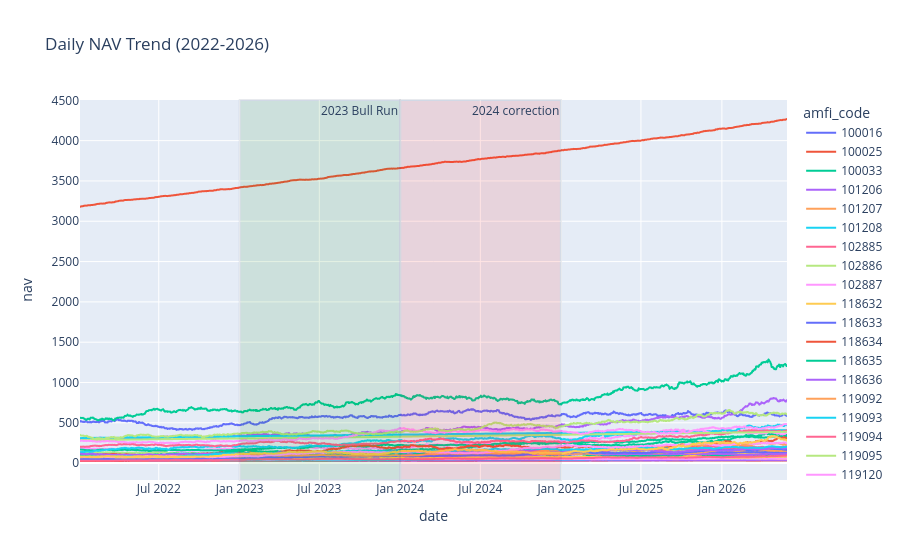

Source (notebook cell):
### Code cell
fig = px.line(nav , x = 'date',y = 'nav',color = 'amfi_code', title="Daily NAV Trend (2022-2026)")

fig.add_vrect(
    x0 = '2023-1-1',
    x1 = '2023-12-31',
    annotation_text = '2023 Bull Run',
    fillcolor = 'green',
    opacity = 0.1
)

fig.add_vrect(
    x0 = '2024-1-1',
    x1 = '2024-12-31',
    annotation_text = '2024 correction',
    fillcolor = 'red',
    opacity = 0.1
)
fig.write_image("../charts/nav_trend.png")

fig.show()

### Figure 1 — Plotly figure (JSON) as saved in the notebook; plotly's stock layout.template omitted (floating-point values rounded to 4 significant figures; data arrays with more than 128 entries replaced by an {"elided": "..."} marker saying what was removed)
{"data": [{"hovertemplate": "amfi_code=100016<br>date=%{x}<br>nav=%{y}<extra></extra>", "legendgroup": "100016", "line": {"color": "#636efa", "dash": "solid"}, "marker": {"symbol": "circle"}, "mode": "lines", "name": "100016", "showlegend": true, "type": "scattergl", "x": {"elided": "1150 str values"}, "xaxis": "x", "y": {"elided": "1150 float values"}, "yaxis": "y"}, {"hovertemplate": "amfi_code=100025<br>date=%{x}<br>nav=%{y}<extra></extra>", "legendgroup": "100025", "line": {"color": "#EF553B", "dash": "solid"}, "marker": {"symbol": "circle"}, "mode": "lines", "name": "100025", "showlegend": true, "type": "scattergl", "x": {"elided": "1150 str values"}, "xaxis": "x", "y": {"elided": "1150 float values"}, "yaxis": "y"}, {"hovertemplate": "amfi_code=100033<br>date=%{x}<br>nav=%{y}<extra></extra>", "legendgroup": "100033", "line": {"color": "#00cc96", "dash": "solid"}, "marker": {"symbol": "circle"}, "mode": "lines", "name": "100033", "showlegend": true, "type": "scattergl", "x": {"elided": "1150 str values"}, "xaxis": "x", "y": {"elided": "1150 float values"}, "yaxis": "y"}, {"hovertemplate": "amfi_code=101206<br>date=%{x}<br>nav=%{y}<extra></extra>", "legendgroup": "101206", "line": {"color": "#ab63fa", "dash": "solid"}, "marker": {"symbol": "circle"}, "mode": "lines", "name": "101206", "showlegend": true, "type": "scattergl", "x": {"elided": "1150 str values"}, "xaxis": "x", "y": {"elided": "1150 float values"}, "yaxis": "y"}, {"hovertemplate": "amfi_code=101207<br>date=%{x}<br>nav=%{y}<extra></extra>", "legendgroup": "101207", "line": {"color": "#FFA15A", "dash": "solid"}, "marker": {"symbol": "circle"}, "mode": "lines", "name": "101207", "showlegend": true, "type": "scattergl", "x": {"elided": "1150 str values"}, "xaxis": "x", "y": {"elided": "1150 float values"}, "yaxis": "y"}, {"hovertemplate": "amfi_code=101208<br>date=%{x}<br>nav=%{y}<extra></extra>", "legendgroup": "101208", "line": {"color": "#19d3f3", "dash": "solid"}, "marker": {"symbol": "circle"}, "mode": "lines", "name": "101208", "showlegend": true, "type": "scattergl", "x": {"elided": "1150 str values"}, "xaxis": "x", "y": {"elided": "1150 float values"}, "yaxis": "y"}, {"hovertemplate": "amfi_code=102885<br>date=%{x}<br>nav=%{y}<extra></extra>", "legendgroup": "102885", "line": {"color": "#FF6692", "dash": "solid"}, "marker": {"symbol": "circle"}, "mode": "lines", "name": "102885", "showlegend": true, "type": "scattergl", "x": {"elided": "1150 str values"}, "xaxis": "x", "y": {"elided": "1150 float values"}, "yaxis": "y"}, {"hovertemplate": "amfi_code=102886<br>date=%{x}<br>nav=%{y}<extra></extra>", "legendgroup": "102886", "line": {"color": "#B6E880", "dash": "solid"}, "marker": {"symbol": "circle"}, "mode": "lines", "name": "102886", "showlegend": true, "type": "scattergl", "x": {"elided": "1150 str values"}, "xaxis": "x", "y": {"elided": "1150 float values"}, "yaxis": "y"}, {"hovertemplate": "amfi_code=102887<br>date=%{x}<br>nav=%{y}<extra></extra>", "legendgroup": "102887", "line": {"color": "#FF97FF", "dash": "solid"}, "marker": {"symbol": "circle"}, "mode": "lines", "name": "102887", "showlegend": true, "type": "scattergl", "x": {"elided": "1150 str values"}, "xaxis": "x", "y": {"elided": "1150 float values"}, "yaxis": "y"}, {"hovertemplate": "amfi_code=118632<br>date=%{x}<br>nav=%{y}<extra></extra>", "legendgroup": "118632", "line": {"color": "#FECB52", "dash": "solid"}, "marker": {"symbol": "circle"}, "mode": "lines", "name": "118632", "showlegend": true, "type": "scattergl", "x": {"elided": "1150 str values"}, "xaxis": "x", "y": {"elided": "1150 float values"}, "yaxis": "y"}, {"hovertemplate": "amfi_code=118633<br>date=%{x}<br>nav=%{y}<extra></extra>", "legendgroup": "118633", "line": {"color": "#636efa", "dash": "solid"}, "marker": {"symbol": "circle"}, "mode": "lines", "name": "118633", "showlegend": true, "type": "scattergl", "x": {"elided": "1150 str values"}, "xaxis": "x", "y": {"elided": "1150 float values"}, "yaxis": "y"}, {"hovertemplate": "amfi_code=118634<br>date=%{x}<br>nav=%{y}<extra></extra>", "legendgroup": "118634", "line": {"color": "#EF553B", "dash": "solid"}, "marker": {"symbol": "circle"}, "mode": "lines", "name": "118634", "showlegend": true, "type": "scattergl", "x": {"elided": "1150 str values"}, "xaxis": "x", "y": {"elided": "1150 float values"}, "yaxis": "y"}, {"hovertemplate": "amfi_code=118635<br>date=%{x}<br>nav=%{y}<extra></extra>", "legendgroup": "118635", "line": {"color": "#00cc96", "dash": "solid"}, "marker": {"symbol": "circle"}, "mode": "lines", "name": "118635", "showlegend": true, "type": "scattergl", "x": {"elided": "1150 str values"}, "xaxis": "x", "y": {"elided": "1150 float values"}, "yaxis": "y"}, {"hovertemplate": "amfi_code=118636<br>date=%{x}<br>nav=%{y}<extra></extra>", "legendgroup": "118636", "line": {"color": "#ab63fa", "dash": "solid"}, "marker": {"symbol": "circle"}, "mode": "lines", "name": "118636", "showlegend": true, "type": "scattergl", "x": {"elided": "1150 str values"}, "xaxis": "x", "y": {"elided": "1150 float values"}, "yaxis": "y"}, {"hovertemplate": "amfi_code=119092<br>date=%{x}<br>nav=%{y}<extra></extra>", "legendgroup": "119092", "line": {"color": "#FFA15A", "dash": "solid"}, "marker": {"symbol": "circle"}, "mode": "lines", "name": "119092", "showlegend": true, "type": "scattergl", "x": {"elided": "1150 str values"}, "xaxis": "x", "y": {"elided": "1150 float values"}, "yaxis": "y"}, {"hovertemplate": "amfi_code=119093<br>date=%{x}<br>nav=%{y}<extra></extra>", "legendgroup": "119093", "line": {"color": "#19d3f3", "dash": "solid"}, "marker": {"symbol": "circle"}, "mode": "lines", "name": "119093", "showlegend": true, "type": "scattergl", "x": {"elided": "1150 str values"}, "xaxis": "x", "y": {"elided": "1150 float values"}, "yaxis": "y"}, {"hovertemplate": "amfi_code=119094<br>date=%{x}<br>nav=%{y}<extra></extra>", "legendgroup": "119094", "line": {"color": "#FF6692", "dash": "solid"}, "marker": {"symbol": "circle"}, "mode": "lines", "name": "119094", "showlegend": true, "type": "scattergl", "x": {"elided": "1150 str values"}, "xaxis": "x", "y": {"elided": "1150 float values"}, "yaxis": "y"}, {"hovertemplate": "amfi_code=119095<br>date=%{x}<br>nav=%{y}<extra></extra>", "legendgroup": "119095", "line": {"color": "#B6E880", "dash": "solid"}, "marker": {"symbol": "circle"}, "mode": "lines", "name": "119095", "showlegend": true, "type": "scattergl", "x": {"elided": "1150 str values"}, "xaxis": "x", "y": {"elided": "1150 float values"}, "yaxis": "y"}, {"hovertemplate": "amfi_code=119120<br>date=%{x}<br>nav=%{y}<extra></extra>", "legendgroup": "119120", "line": {"color": "#FF97FF", "dash": "solid"}, "marker": {"symbol": "circle"}, "mode": "lines", "name": "119120", "showlegend": true, "type": "scattergl", "x": {"elided": "1150 str values"}, "xaxis": "x", "y": {"elided": "1150 float values"}, "yaxis": "y"}, {"hovertemplate": "amfi_code=119551<br>date=%{x}<br>nav=%{y}<extra></extra>", "legendgroup": "119551", "line": {"color": "#FECB52", "dash": "solid"}, "marker": {"symbol": "circle"}, "mode": "lines", "name": "119551", "showlegend": true, "type": "scattergl", "x": {"elided": "1150 str values"}, "xaxis": "x", "y": {"elided": "1150 float values"}, "yaxis": "y"}, {"hovertemplate": "amfi_code=119552<br>date=%{x}<br>nav=%{y}<extra></extra>", "legendgroup": "119552", "line": {"color": "#636efa", "dash": "solid"}, "marker": {"symbol": "circle"}, "mode": "lines", "name": "119552", "showlegend": true, "type": "scattergl", "x": {"elided": "1150 str values"}, "xaxis": "x", "y": {"elided": "1150 float values"}, "yaxis": "y"}, {"hovertemplate": "amfi_code=119598<br>date=%{x}<br>nav=%{y}<extra></extra>", "legendgroup": "119598", "line": {"color": "#EF553B", "dash": "solid"}, "marker": {"symbol": "circle"}, "mode": "lines", "name": "119598", "showlegend": true, "type": "scattergl", "x": {"elided": "1150 str values"}, "xaxis": "x", "y": {"elided": "1150 float values"}, "yaxis": "y"}, {"hovertemplate": "amfi_code=119599<br>date=%{x}<br>nav=%{y}<extra></extra>", "legendgroup": "119599", "line": {"color": "#00cc96", "dash": "solid"}, "marker": {"symbol": "circle"}, "mode": "lines", "name": "119599", "showlegend": true, "type": "scattergl", "x": {"elided": "1150 str values"}, "xaxis": "x", "y": {"elided": "1150 float values"}, "yaxis": "y"}, {"hovertemplate": "amfi_code=120503<br>date=%{x}<br>nav=%{y}<extra></extra>", "legendgroup": "120503", "line": {"color": "#ab63fa", "dash": "solid"}, "marker": {"symbol": "circle"}, "mode": "lines", "name": "120503", "showlegend": true, "type": "scattergl", "x": {"elided": "1150 str values"}, "xaxis": "x", "y": {"elided": "1150 float values"}, "yaxis": "y"}, {"hovertemplate": "amfi_code=120504<br>date=%{x}<br>nav=%{y}<extra></extra>", "legendgroup": "120504", "line": {"color": "#FFA15A", "dash": "solid"}, "marker": {"symbol": "circle"}, "mode": "lines", "name": "120504", "showlegend": true, "type": "scattergl", "x": {"elided": "1150 str values"}, "xaxis": "x", "y": {"elided": "1150 float values"}, "yaxis": "y"}, {"hovertemplate": "amfi_code=120505<br>date=%{x}<br>nav=%{y}<extra></extra>", "legendgroup": "120505", "line": {"color": "#19d3f3", "dash": "solid"}, "marker": {"symbol": "circle"}, "mode": "lines", "name": "120505", "showlegend": true, "type": "scattergl", "x": {"elided": "1150 str values"}, "xaxis": "x", "y": {"elided": "1150 float values"}, "yaxis": "y"}, {"hovertemplate": "amfi_code=120506<br>date=%{x}<br>nav=%{y}<extra></extra>", "legendgroup": "120506", "line": {"color": "#FF6692", "dash": "solid"}, "marker": {"symbol": "circle"}, "mode": "lines", "name": "120506", "showlegend": true, "type": "scattergl", "x": {"elided": "1150 str values"}, "xaxis": "x", "y": {"elided": "1150 float values"}, "yaxis": "y"}, {"hovertemplate": "amfi_code=120507<br>date=%{x}<br>nav=%{y}<extra></extra>", "legendgroup": "120507", "line": {"color": "#B6E880", "dash": "solid"}, "marker": {"symbol": "circle"}, "mode": "lines", "name": "120507", "showlegend": true, "type": "scattergl", "x": {"elided": "1150 str values"}, "xaxis": "x", "y": {"elided": "1150 float values"}, "yaxis": "y"}, {"hovertemplate": "amfi_code=120841<br>date=%{x}<br>nav=%{y}<extra></extra>", "legendgroup": "120841", "line": {"color": "#FF97FF", "dash": "solid"}, "marker": {"symbol": "circle"}, "mode": "lines", "name": "120841", "showlegend": true, "type": "scattergl", "x": {"elided": "1150 str values"}, "xaxis": "x", "y": {"elided": "1150 float values"}, "yaxis": "y"}, {"hovertemplate": "amfi_code=120842<br>date=%{x}<br>nav=%{y}<extra></extra>", "legendgroup": "120842", "line": {"color": "#FECB52", "dash": "solid"}, "marker": {"symbol": "circle"}, "mode": "lines", "name": "120842", "showlegend": true, "type": "scattergl", "x": {"elided": "1150 str values"}, "xaxis": "x", "y": {"elided": "1150 float values"}, "yaxis": "y"}, {"hovertemplate": "amfi_code=120843<br>date=%{x}<br>nav=%{y}<extra></extra>", "legendgroup": "120843", "line": {"color": "#636efa", "dash": "solid"}, "marker": {"symbol": "circle"}, "mode": "lines", "name": "120843", "showlegend": true, "type": "scattergl", "x": {"elided": "1150 str values"}, "xaxis": "x", "y": {"elided": "1150 float values"}, "yaxis": "y"}, {"hovertemplate": "amfi_code=120844<br>date=%{x}<br>nav=%{y}<extra></extra>", "legendgroup": "120844", "line": {"color": "#EF553B", "dash": "solid"}, "marker": {"symbol": "circle"}, "mode": "lines", "name": "120844", "showlegend": true, "type": "scattergl", "x": {"elided": "1150 str values"}, "xaxis": "x", "y": {"elided": "1150 float values"}, "yaxis": "y"}, {"hovertemplate": "amfi_code=125497<br>date=%{x}<br>nav=%{y}<extra></extra>", "legendgroup": "125497", "line": {"color": "#00cc96", "dash": "solid"}, "marker": {"symbol": "circle"}, "mode": "lines", "name": "125497", "showlegend": true, "type": "scattergl", "x": {"elided": "1150 str values"}, "xaxis": "x", "y": {"elided": "1150 float values"}, "yaxis": "y"}, {"hovertemplate": "amfi_code=125498<br>date=%{x}<br>nav=%{y}<extra></extra>", "legendgroup": "125498", "line": {"color": "#ab63fa", "dash": "solid"}, "marker": {"symbol": "circle"}, "mode": "lines", "name": "125498", "showlegend": true, "type": "scattergl", "x": {"elided": "1150 str values"}, "xaxis": "x", "y": {"elided": "1150 float values"}, "yaxis": "y"}, {"hovertemplate": "amfi_code=148567<br>date=%{x}<br>nav=%{y}<extra></extra>", "legendgroup": "148567", "line": {"color": "#FFA15A", "dash": "solid"}, "marker": {"symbol": "circle"}, "mode": "lines", "name": "148567", "showlegend": true, "type": "scattergl", "x": {"elided": "1150 str values"}, "xaxis": "x", "y": {"elided": "1150 float values"}, "yaxis": "y"}, {"hovertemplate": "amfi_code=148568<br>date=%{x}<br>nav=%{y}<extra></extra>", "legendgroup": "148568", "line": {"color": "#19d3f3", "dash": "solid"}, "marker": {"symbol": "circle"}, "mode": "lines", "name": "148568", "showlegend": true, "type": "scattergl", "x": {"elided": "1150 str values"}, "xaxis": "x", "y": {"elided": "1150 float values"}, "yaxis": "y"}, {"hovertemplate": "amfi_code=148569<br>date=%{x}<br>nav=%{y}<extra></extra>", "legendgroup": "148569", "line": {"color": "#FF6692", "dash": "solid"}, "marker": {"symbol": "circle"}, "mode": "lines", "name": "148569", "showlegend": true, "type": "scattergl", "x": {"elided": "1150 str values"}, "xaxis": "x", "y": {"elided": "1150 float values"}, "yaxis": "y"}, {"hovertemplate": "amfi_code=149322<br>date=%{x}<br>nav=%{y}<extra></extra>", "legendgroup": "149322", "line": {"color": "#B6E880", "dash": "solid"}, "marker": {"symbol": "circle"}, "mode": "lines", "name": "149322", "showlegend": true, "type": "scattergl", "x": {"elided": "1150 str values"}, "xaxis": "x", "y": {"elided": "1150 float values"}, "yaxis": "y"}, {"hovertemplate": "amfi_code=149323<br>date=%{x}<br>nav=%{y}<extra></extra>", "legendgroup": "149323", "line": {"color": "#FF97FF", "dash": "solid"}, "marker": {"symbol": "circle"}, "mode": "lines", "name": "149323", "showlegend": true, "type": "scattergl", "x": {"elided": "1150 str values"}, "xaxis": "x", "y": {"elided": "1150 float values"}, "yaxis": "y"}, {"hovertemplate": "amfi_code=149324<br>date=%{x}<br>nav=%{y}<extra></extra>", "legendgroup": "149324", "line": {"color": "#FECB52", "dash": "solid"}, "marker": {"symbol": "circle"}, "mode": "lines", "name": "149324", "showlegend": true, "type": "scattergl", "x": {"elided": "1150 str values"}, "xaxis": "x", "y": {"elided": "1150 float values"}, "yaxis": "y"}], "layout": {"annotations": [{"showarrow": false, "text": "2023 Bull Run", "x": "2023-12-31", "xanchor": "right", "xref": "x", "y": 1, "yanchor": "top", "yref": "y domain"}, {"showarrow": false, "text": "2024 correction", "x": "2024-12-31", "xanchor": "right", "xref": "x", "y": 1, "yanchor": "top", "yref": "y domain"}], "legend": {"title": {"text": "amfi_code"}, "tracegroupgap": 0}, "shapes": [{"fillcolor": "green", "opacity": 0.1, "type": "rect", "x0": "2023-1-1", "x1": "2023-12-31", "xref": "x", "y0": 0, "y1": 1, "yref": "y domain"}, {"fillcolor": "red", "opacity": 0.1, "type": "rect", "x0": "2024-1-1", "x1": "2024-12-31", "xref": "x", "y0": 0, "y1": 1, "yref": "y domain"}], "title": {"text": "Daily NAV Trend (2022-2026)"}, "xaxis": {"anchor": "y", "domain": [0, 1], "title": {"text": "date"}}, "yaxis": {"anchor": "x", "domain": [0, 1], "title": {"text": "nav"}}}}
